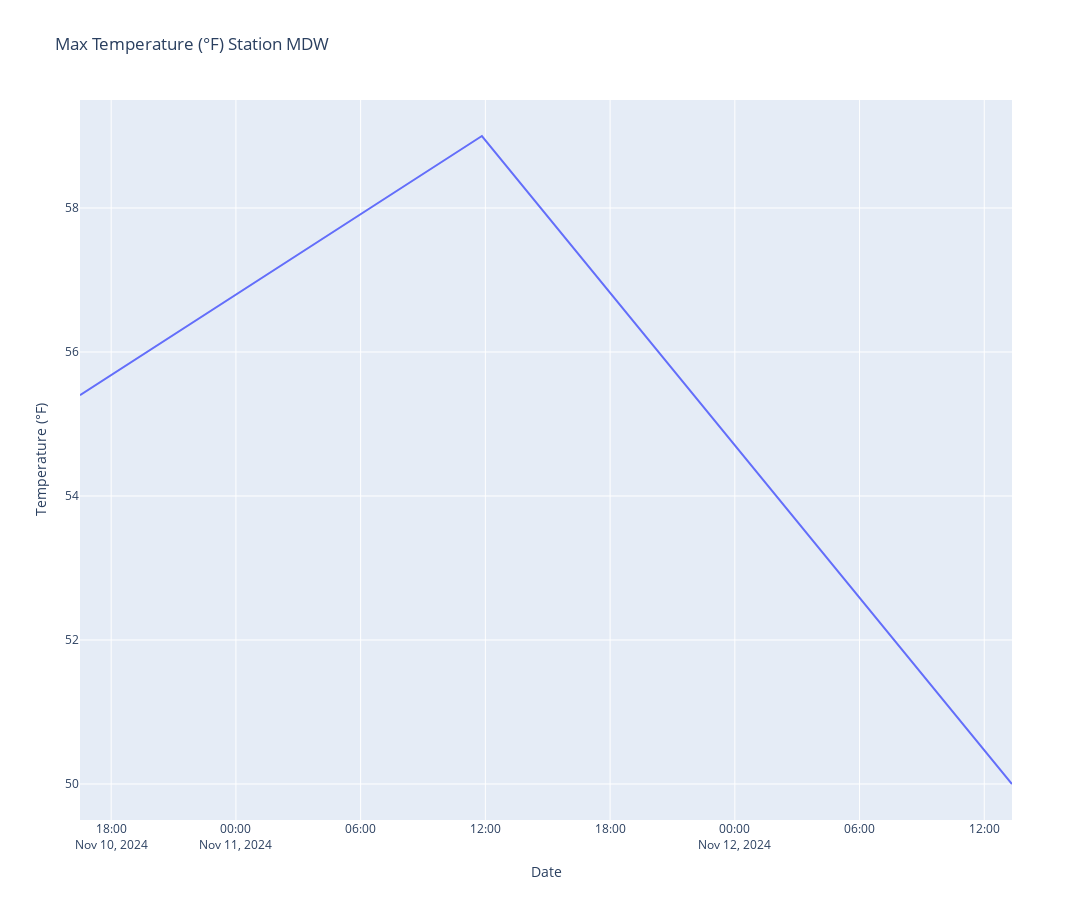

Notebook cell for this chart:
### Code cell
import plotly.express as px

max_idx = df.groupby(df.index.date)["temperature"].idxmax()

fig = px.line(df.loc[max_idx], y="temperature", title=f"Max Temperature (°F) Station {station}", width=1800, height=900)
fig.update_traces(mode="lines", hovertemplate=None)
fig.update_layout(hovermode="x")
fig.update_yaxes(title="Temperature (°F)")
fig.update_xaxes(title="Date")
fig.show()

### Figure 1 — Plotly figure (JSON) as saved in the notebook; plotly's stock layout.template omitted (floating-point values rounded to 4 significant figures)
{"data": [{"legendgroup": "", "line": {"color": "#636efa", "dash": "solid"}, "marker": {"symbol": "circle"}, "mode": "lines", "name": "", "orientation": "v", "showlegend": false, "type": "scatter", "x": ["2024-11-10T16:30:00-06:00", "2024-11-11T11:50:00-06:00", "2024-11-12T13:20:00-06:00"], "xaxis": "x", "y": [55.4, 59, 50], "yaxis": "y"}], "layout": {"height": 900, "hovermode": "x", "legend": {"tracegroupgap": 0}, "title": {"text": "Max Temperature (°F) Station MDW"}, "width": 1800, "xaxis": {"anchor": "y", "domain": [0, 1], "title": {"text": "Date"}}, "yaxis": {"anchor": "x", "domain": [0, 1], "title": {"text": "Temperature (°F)"}}}}
